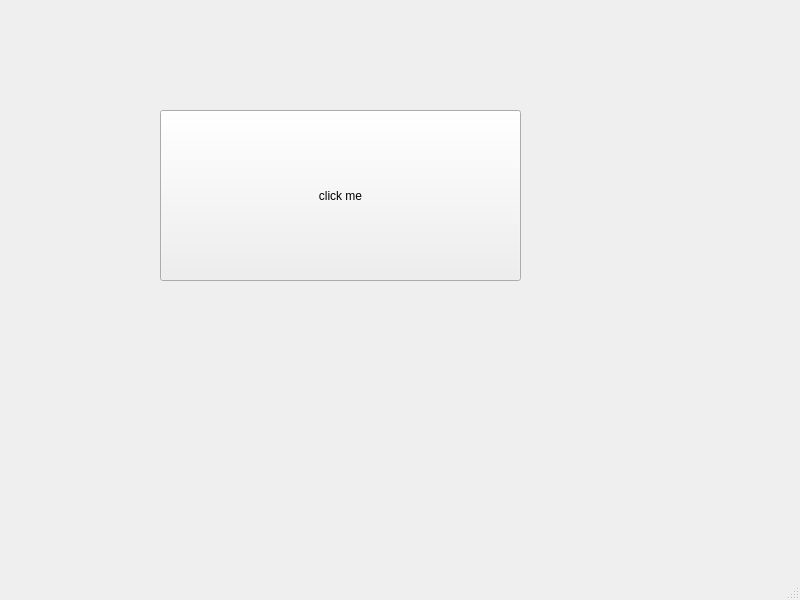
<?xml version="1.0" encoding="UTF-8"?>
<ui version="4.0">
 <class>MainWindow</class>
 <widget class="QMainWindow" name="MainWindow">
  <property name="geometry">
   <rect>
    <x>0</x>
    <y>0</y>
    <width>800</width>
    <height>600</height>
   </rect>
  </property>
  <property name="windowTitle">
   <string>MainWindow</string>
  </property>
  <widget class="QWidget" name="centralwidget">
   <widget class="QWidget" name="widget" native="true">
    <property name="geometry">
     <rect>
      <x>110</x>
      <y>60</y>
      <width>461</width>
      <height>301</height>
     </rect>
    </property>
    <widget class="QPushButton" name="pushButton">
     <property name="geometry">
      <rect>
       <x>50</x>
       <y>50</y>
       <width>361</width>
       <height>171</height>
      </rect>
     </property>
     <property name="text">
      <string>click me</string>
     </property>
    </widget>
   </widget>
  </widget>
  <widget class="QMenuBar" name="menubar">
   <property name="geometry">
    <rect>
     <x>0</x>
     <y>0</y>
     <width>800</width>
     <height>21</height>
    </rect>
   </property>
  </widget>
  <widget class="QStatusBar" name="statusbar"/>
 </widget>
 <resources/>
 <connections/>
</ui>
